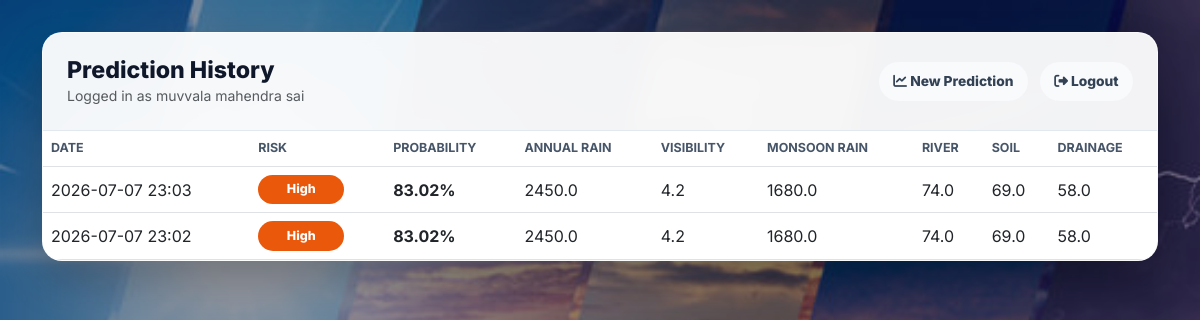
Screenshot of /history (signed in) with the database file from the repository.
### tables this page shows
CREATE TABLE predictions (
                id INTEGER PRIMARY KEY AUTOINCREMENT,
                user_id INTEGER NOT NULL,
                annual_rainfall REAL NOT NULL,
                cloud_visibility REAL NOT NULL,
                monsoon_rainfall REAL NOT NULL,
                river_level REAL NOT NULL,
                soil_moisture REAL NOT NULL,
                drainage_score REAL NOT NULL,
                risk_level TEXT NOT NULL,
                probability REAL NOT NULL,
                result_text TEXT NOT NULL,
                created_at TEXT NOT NULL,
                FOREIGN KEY (user_id) REFERENCES users (id)
            );

### app.py (the view)
@app.route("/history")
@login_required
def history():
    with get_db_connection() as connection:
        rows = connection.execute(
            """
            SELECT *
            FROM predictions
            WHERE user_id = ?
            ORDER BY id DESC
            LIMIT 50
            """,
            (session["user_id"],),
        ).fetchall()
    return render_template(
        "history.html",
        predictions=rows,
        username=session.get("username"),
    )

### app.py (called while the page is built)
def get_db_connection():
    connection = sqlite3.connect(database_path)
    connection.row_factory = sqlite3.Row
    return connection

def login_required(view):
    @wraps(view)
    def wrapped_view(*args, **kwargs):
        if "user_id" not in session:
            return redirect(url_for("login"))
        return view(*args, **kwargs)
    return wrapped_view

### templates/history.html (shortened to what this page needs)
<!DOCTYPE html>
<html lang="en">
<head>
    <link href="https://cdn.jsdelivr.net/npm/bootstrap@5.3.0/dist/css/bootstrap.min.css" rel="stylesheet">
    <link rel="stylesheet" href="https://cdnjs.cloudflare.com/ajax/libs/font-awesome/6.4.0/css/all.min.css">
</head>
<body>
    <div class="container">
        <div class="history-card">
            <div class="history-header">
                <div>
                    <h1>Prediction History</h1>
                    <div class="text-muted small">Logged in as {{ username }}</div>
                </div>
                <div class="nav-actions">
                    <a href="{{ url_for('home') }}"><i class="fa-solid fa-chart-line"></i> New Prediction</a>
                    <a href="{{ url_for('logout') }}"><i class="fa-solid fa-right-from-bracket"></i> Logout</a>
                </div>
            </div>
            {% if predictions %}
                <div class="table-responsive">
                    <table class="table table-hover align-middle">
                        <thead>
                            <tr>
                                <th>Date</th>
                                <th>Risk</th>
                                <th>Probability</th>
                                <th>Annual Rain</th>
                                <th>Visibility</th>
                                <th>Monsoon Rain</th>
                                <th>River</th>
                                <th>Soil</th>
                                <th>Drainage</th>
                            </tr>
                        </thead>
                        <tbody>
                            {% for item in predictions %}
                                <tr>
                                    <td>{{ item.created_at }}</td>
                                    <td><span class="risk-pill risk-{{ item.risk_level }}">{{ item.risk_level }}</span></td>
                                    <td><strong>{{ item.probability }}%</strong></td>
                                    <td>{{ item.annual_rainfall }}</td>
                                    <td>{{ item.cloud_visibility }}</td>
                                    <td>{{ item.monsoon_rainfall }}</td>
                                    <td>{{ item.river_level }}</td>
                                    <td>{{ item.soil_moisture }}</td>
                                    <td>{{ item.drainage_score }}</td>
                                </tr>
                            {% endfor %}
                        </tbody>
                    </table>
                </div>
            {% else %}
                <div class="empty-state">
                    <i class="fa-solid fa-clock-rotate-left fa-2x mb-3"></i>
                    <h2 class="h5">No predictions saved yet</h2>
                    <p class="mb-0">Run your first prediction and it will appear here automatically.</p>
                </div>
            {% endif %}
        </div>
    </div>
</body>
</html>

### templates/history.html (style rules this page uses)
body { background: url('/static/360_F_211524227_Ett8aboQvVnROAFtqu3S1pW99Y3Th9vm.jpg') no-repeat center center fixed; background-size: cover; color: #1e293b; font-family: 'Inter', sans-serif; min-height: 100vh; position: relative; padding: 2rem 0; }
body::before { content: ""; position: fixed; inset: 0; background: rgba(15, 23, 42, 0.45); z-index: 1; }
.container { position: relative; z-index: 2; }
.history-card { background: rgba(255, 255, 255, 0.95); backdrop-filter: blur(10px); border: 1px solid rgba(255, 255, 255, 0.55); border-radius: 20px; box-shadow: 0 20px 40px rgba(0, 0, 0, 0.22); overflow: hidden; }
.history-header { display: flex; align-items: center; justify-content: space-between; gap: 1rem; padding: 1.5rem; border-bottom: 1px solid #e2e8f0; }
.history-header h1 { color: #0f172a; font-size: 1.45rem; font-weight: 800; margin: 0; }
.nav-actions { display: flex; gap: 0.75rem; flex-wrap: wrap; }
.nav-actions a { border-radius: 999px; padding: 0.55rem 0.9rem; color: #334155; background: #f8fafc; font-size: 0.86rem; font-weight: 800; text-decoration: none; }
.risk-pill { display: inline-block; min-width: 86px; border-radius: 999px; padding: 0.35rem 0.65rem; color: #ffffff; font-size: 0.78rem; font-weight: 800; text-align: center; }
.risk-High { background: #ea580c; }
.table { margin: 0; }
.table th { color: #475569; font-size: 0.78rem; text-transform: uppercase; white-space: nowrap; }
.table td { vertical-align: middle; white-space: nowrap; }

### rows the page displays
predictions: created_at "2026-07-07 23:03", risk_level "High", probability "83.02", annual_rainfall "2450.0", cloud_visibility "4.2", monsoon_rainfall "1680.0", river_level "74.0", soil_moisture "69.0", drainage_score "58.0"
predictions: created_at "2026-07-07 23:02", risk_level "High", probability "83.02", annual_rainfall "2450.0", cloud_visibility "4.2", monsoon_rainfall "1680.0", river_level "74.0", soil_moisture "69.0", drainage_score "58.0"

### other values shown
{{ username }} "muvvala mahendra sai"
